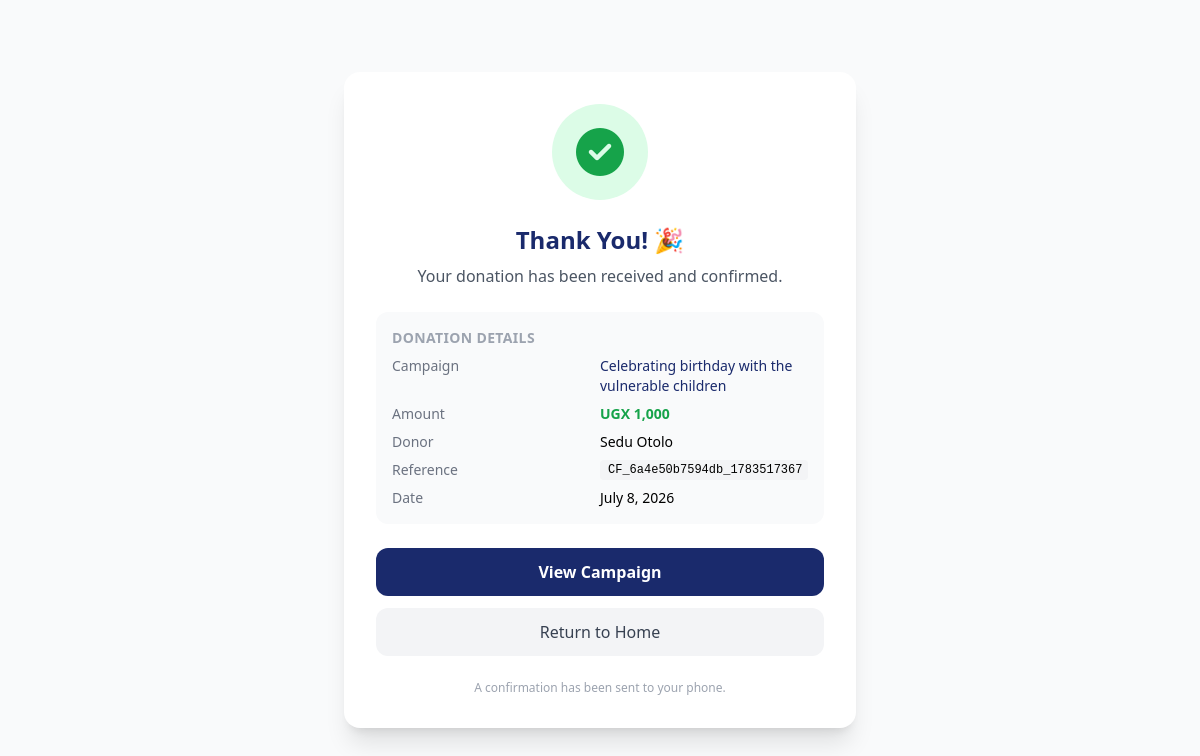
/donation_success.php?donation_id=52, run on the app's committed database.
### tables this page shows
CREATE TABLE `donations` (
  `donation_id` int(11) NOT NULL,
  `campaign_id` int(11) NOT NULL,
  `donor_id` int(11) DEFAULT NULL,
  `donor_name` varchar(100) DEFAULT NULL,
  `donor_email` varchar(100) DEFAULT NULL,
  `donor_phone` varchar(20) NOT NULL,
  `is_anonymous` tinyint(1) DEFAULT 0,
  `amount` decimal(15,2) NOT NULL,
  `fee_percentage` decimal(5,2) NOT NULL DEFAULT 7.50,
  `fee_amount` decimal(15,2) GENERATED ALWAYS AS (`amount` * (`fee_percentage` / 100)) STORED,
  `net_amount` decimal(15,2) GENERATED ALWAYS AS (`amount` - `amount` * (`fee_percentage` / 100)) STORED,
  `tip_amount` decimal(15,2) DEFAULT 0.00,
  `status` enum('pending','completed','failed','refunded') DEFAULT 'pending',
  `transaction_reference` varchar(100) DEFAULT NULL,
  `mobile_money_network` varchar(50) NOT NULL,
  `payment_date` timestamp NULL DEFAULT NULL,
  `created_at` timestamp NOT NULL DEFAULT current_timestamp(),
  `pesapal_tracking_id` varchar(100) DEFAULT NULL,
  `currency` varchar(3) DEFAULT 'UGX',
  `iotec_transaction_id` varchar(100) DEFAULT NULL
);

CREATE TABLE `campaigns` (
  `campaign_id` int(11) NOT NULL,
  `campaigner_id` int(11) NOT NULL,
  `display_name` varchar(120) DEFAULT NULL,
  `title` varchar(150) NOT NULL,
  `slug` varchar(150) NOT NULL,
  `description` text NOT NULL,
  `category` varchar(50) NOT NULL,
  `goal_amount` decimal(15,2) NOT NULL,
  `currency` varchar(3) NOT NULL DEFAULT 'UGX',
  `raised_amount` decimal(15,2) DEFAULT 0.00,
  `contributor_count` int(11) DEFAULT 0,
  `image_url` varchar(500) DEFAULT NULL,
  `mobile_money_number` varchar(20) NOT NULL,
  `mobile_money_network` varchar(50) NOT NULL,
  `status` enum('draft','active','paused','suspended','completed','flagged') DEFAULT 'draft',
  `start_date` timestamp NOT NULL DEFAULT current_timestamp(),
  `end_date` timestamp NULL DEFAULT NULL,
  `country` varchar(50) NOT NULL,
  `is_featured` tinyint(1) DEFAULT 0,
  `view_count` int(11) DEFAULT 0,
  `share_count` int(11) DEFAULT 0,
  `created_at` timestamp NOT NULL DEFAULT current_timestamp(),
  `updated_at` timestamp NOT NULL DEFAULT current_timestamp() ON UPDATE current_timestamp(),
  `multiple_images` longtext DEFAULT NULL CHECK (json_valid(`multiple_images`))
);

### donation_success.php (the view, shortened to what this page needs)
<?php
require_once __DIR__ . '/includes/config.php';
$donation_id    = (int)($_GET['donation_id'] ?? 0);
$pendingStatus  = (isset($_GET['status']) && $_GET['status'] === 'pending');
$result   = $conn->query(
    "SELECT d.*, c.title AS campaign_title, c.currency
     FROM donations d
     JOIN campaigns c ON d.campaign_id = c.campaign_id
     WHERE d.donation_id = $donation_id
     LIMIT 1"
);
$donation = $result ? $result->fetch_assoc() : null;
$isPending  = $pendingStatus || $donation['status'] === 'pending';
$currency   = htmlspecialchars($donation['currency'] ?? 'UGX');
$amount     = number_format($donation['amount']);
$donorName  = $donation['is_anonymous'] ? 'Anonymous' : htmlspecialchars($donation['donor_name']);
$campTitle  = htmlspecialchars($donation['campaign_title']);
$payDate    = $donation['payment_date']
                ? date('F j, Y', strtotime($donation['payment_date']))
                : 'Pending';
?>
<!DOCTYPE html>
<html lang="en">
<head>
    <script src="https://cdn.tailwindcss.com"></script>
    <link rel="stylesheet" href="https://cdnjs.cloudflare.com/ajax/libs/font-awesome/6.5.0/css/all.min.css">
</head>
<body class="bg-gray-50 min-h-screen flex items-center justify-center p-4">
    <div class="bg-white rounded-2xl shadow-xl max-w-lg w-full p-8 text-center">
        <?php if ($isPending): ?>
        <div class="w-24 h-24 bg-yellow-100 rounded-full flex items-center justify-center mx-auto mb-6">
            <i class="fas fa-clock text-5xl text-yellow-500 animate-pulse"></i>
        </div>
        <h1 class="text-2xl font-bold navy mb-2">Payment Processing…</h1>
        <p class="text-gray-500 mb-4">
            We're waiting for confirmation from your mobile money network.
            This usually takes less than a minute.
        </p>
        <p class="text-sm text-gray-400 mb-6">
            You'll receive an SMS confirmation once the payment is verified.
            You can also check back on the campaign page.
        </p>
        <a href="campaign-detail.php?id=<?= $donation['campaign_id'] ?>"
           class="block bg-navy text-white px-6 py-3 rounded-xl font-semibold hover:opacity-90 transition mb-3">
            View Campaign
        </a>
        <a href="index.php"
           class="block bg-gray-100 text-gray-700 px-6 py-3 rounded-xl font-medium hover:bg-gray-200 transition">
            Return to Home
        </a>
        <?php else: ?>
        <div class="w-24 h-24 bg-green-100 rounded-full flex items-center justify-center mx-auto mb-6">
            <i class="fas fa-check-circle text-5xl text-green-600"></i>
        </div>
        <h1 class="text-2xl font-bold navy mb-2">Thank You! 🎉</h1>
        <p class="text-gray-600 mb-6">Your donation has been received and confirmed.</p>
        <div class="bg-gray-50 rounded-xl p-4 mb-6 text-left">
            <p class="text-sm text-gray-400 mb-2 font-semibold uppercase tracking-wide">Donation Details</p>
            <div class="grid grid-cols-2 gap-y-2 text-sm">
                <span class="text-gray-500">Campaign</span>
                <span class="font-medium navy"><?= $campTitle ?></span>
                <span class="text-gray-500">Amount</span>
                <span class="font-bold text-green-600"><?= $currency ?> <?= $amount ?></span>
                <span class="text-gray-500">Donor</span>
                <span class="font-medium"><?= $donorName ?></span>
                <span class="text-gray-500">Reference</span>
                <code class="text-xs bg-gray-100 px-2 py-0.5 rounded"><?= htmlspecialchars($donation['transaction_reference']) ?></code>
                <span class="text-gray-500">Date</span>
                <span class="font-medium"><?= $payDate ?></span>
            </div>
        </div>
        <div class="space-y-3">
            <a href="campaign-detail.php?id=<?= $donation['campaign_id'] ?>"
               class="block bg-navy text-white px-6 py-3 rounded-xl font-semibold hover:opacity-90 transition">
                View Campaign
            </a>
            <a href="index.php"
               class="block bg-gray-100 text-gray-700 px-6 py-3 rounded-xl font-medium hover:bg-gray-200 transition">
                Return to Home
            </a>
        </div>
        <p class="text-xs text-gray-400 mt-6">
            A confirmation has been sent to your phone.
        </p>
        <?php endif; ?>
    </div>
</body>
</html>

### donation_success.php (style rules this page uses)
.navy { color: #1A2A6C; }
.bg-navy { background-color: #1A2A6C; }

### data on the page
donations: campaign.title "Celebrating birthday with the vulnerable children", campaign.currency "UGX", amount "1,000", donor_name "Sedu Otolo", transaction_reference "CF_6a4e50b7594db_1783517367", payment_date "July 8, 2026"
